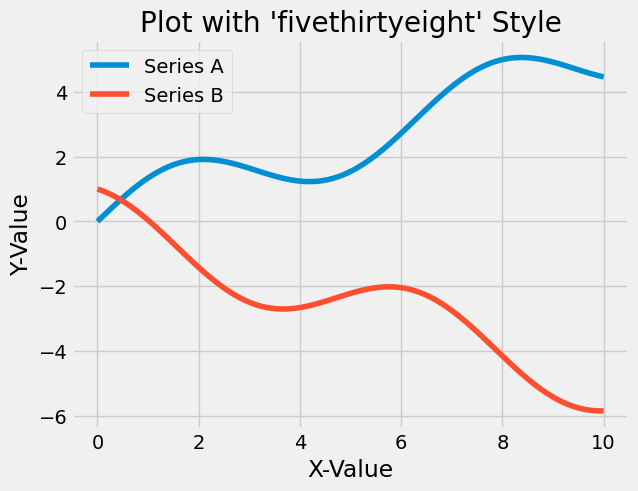

Python code for this plot:
import matplotlib.pyplot as plt
import numpy as np

# Example of applying a style sheet
# Apply the 'fivethirtyeight' style
plt.style.use('fivethirtyeight')

# Create a simple plot
x = np.linspace(0, 10, 100)
plt.plot(x, np.sin(x) + x/2, label='Series A')
plt.plot(x, np.cos(x) - x/2, label='Series B')

plt.title("Plot with 'fivethirtyeight' Style")
plt.xlabel("X-Value")
plt.ylabel("Y-Value")
plt.legend()
plt.show()

# Reset to default style for any subsequent plots
plt.rcdefaults()
